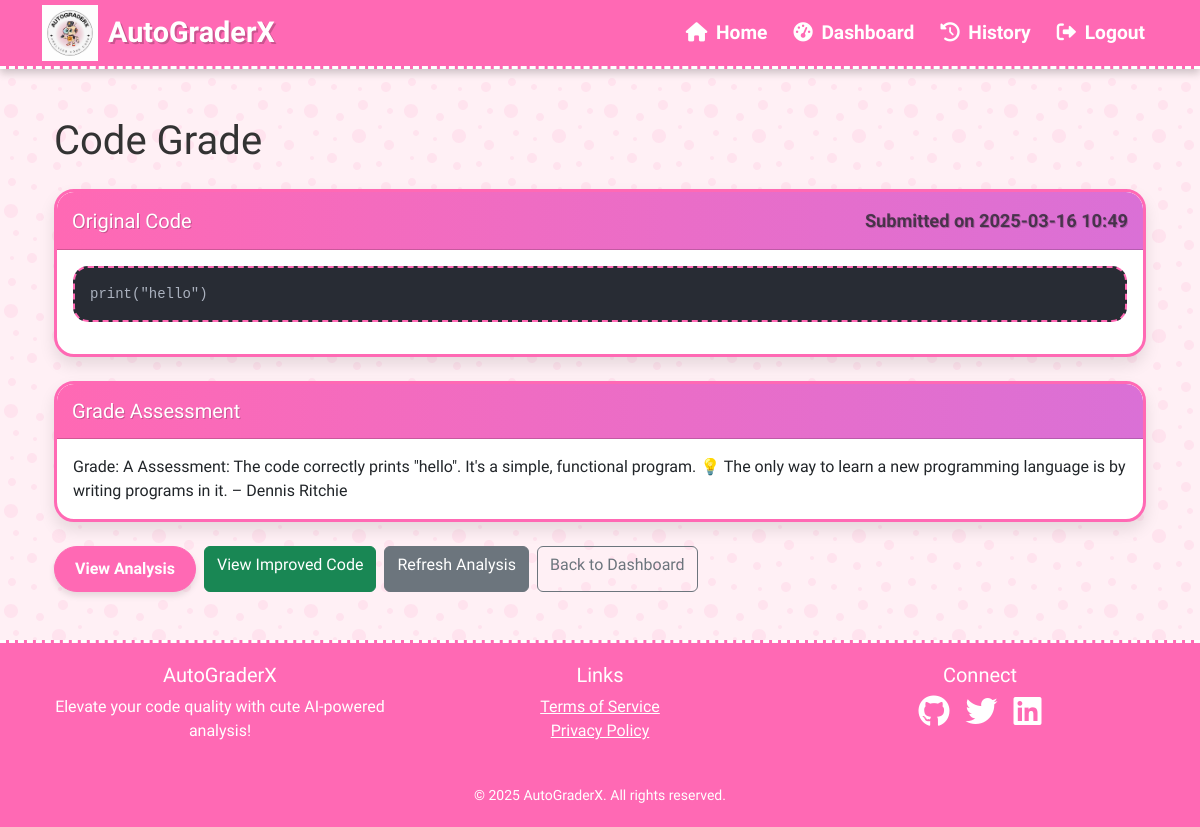
Screenshot of /grade/2 (signed in) with the database file from the repository.
### app.py (models this page shows)
class CodeSubmission(Base):
    __tablename__ = 'submissions'
    id = Column(Integer, primary_key=True)
    code = Column(Text, nullable=False)  # The submitted code
    line_analysis = Column(Text, nullable=True)  # Analysis of code
    restructured_code = Column(Text, nullable=True)  # Improved version of code
    grade = Column(Text, nullable=True)  # Grade and feedback
    timestamp = Column(DateTime, default=datetime.utcnow)  # When code was submitted
    user_id = Column(Integer, ForeignKey('users.id'), nullable=False)  # Who submitted the code
    language = Column(String(50), nullable=True)  # Programming language detected

### app.py (the view)
@app.route('/grade/<int:submission_id>')
@login_required
def view_grade(submission_id):
    user_id = session.get('user_id')
    db_session = None
    try:
        db_session = SessionLocal()
        submission = db_session.query(CodeSubmission).filter_by(id=submission_id, user_id=user_id).first()
        if not submission:
            flash('Submission not found or unauthorized.', 'error')
            return redirect(url_for('dashboard'))
        return render_template('grade.html', submission=submission)
    except Exception as e:
        logger.error(f"View grade error: {str(e)}", exc_info=True)
        flash('An error occurred while loading the grade. Please try again.', 'error')
        return redirect(url_for('dashboard'))
    finally:
        if db_session:
            db_session.close()

### app.py (called while the page is built)
@app.context_processor
def utility_processor():
    def is_logged_in():
        return 'user_id' in session
    return {
        'is_logged_in': is_logged_in,
        'app_name': app.config.get('APP_NAME', 'AutoGraderX'),
        'now': datetime.now()
    }

def is_logged_in():
    return 'user_id' in session

def login_required(f):
    @wraps(f)
    def decorated_function(*args, **kwargs):
        if not is_logged_in():
            flash('Please log in to access this page', 'danger')
            return redirect(url_for('login'))
        return f(*args, **kwargs)
    return decorated_function

### templates/grade.html (shortened to what this page needs)
{% extends 'layout.html' %}
{% block content %}
<div class="container my-4">
    <h1 class="mb-4">Code Grade</h1>
    <div class="card mb-4">
        <div class="card-header d-flex justify-content-between align-items-center">
            <h5 class="mb-0">Original Code</h5>
            <small class="text-muted">Submitted on {{ submission.timestamp.strftime('%Y-%m-%d %H:%M') }}</small>
        </div>
        <div class="card-body">
            <pre><code class="language-python">{{ submission.code }}</code></pre>
        </div>
    </div>
    <div class="card mb-4">
        <div class="card-header">
            <h5 class="mb-0">Grade Assessment</h5>
        </div>
        <div class="card-body">
            {% if "in progress" in submission.grade %}
                <div class="alert alert-info">
                    <div class="d-flex align-items-center">
                        <div class="spinner-border spinner-border-sm me-2" role="status"></div>
                        <span>Grading in progress... This may take a minute.</span>
                    </div>
                </div>
            {% else %}
                <div class="markdown-content">
                    {{ submission.grade | safe }}
                </div>
            {% endif %}
        </div>
    </div>
    <div class="d-flex gap-2 mb-4">
        <a href="{{ url_for('view_analysis', submission_id=submission.id) }}" class="btn btn-primary">View Analysis</a>
        <a href="{{ url_for('view_improved_code', submission_id=submission.id) }}" class="btn btn-success">View Improved Code</a>
        <a href="{{ url_for('refresh_analysis', submission_id=submission.id) }}" class="btn btn-secondary">Refresh Analysis</a>
        <a href="{{ url_for('dashboard') }}" class="btn btn-outline-secondary">Back to Dashboard</a>
    </div>
</div>
{% endblock %}

### templates/layout.html (style rules this page uses)
:root { --primary-color: #FF69B4; --secondary-color: #DA70D6; --success-color: #FF85FF; --light-color: #FFF0F5; --dark-color: #8B008B; --code-bg: #282c34; }
body { font-family: 'Comic Neue', cursive; background-color: #FFF0F5; color: #333; min-height: 100vh; display: flex; flex-direction: column; }
.card { border: none; border-radius: 20px; box-shadow: 0 8px 16px rgba(0, 0, 0, 0.1); transition: transform 0.3s ease, box-shadow 0.3s ease; margin-bottom: 20px; border: 3px solid var(--primary-color); overflow: hidden; }
.card-header { background: linear-gradient(to right, var(--primary-color), var(--secondary-color)); color: white; font-weight: 700; font-size: 1.3rem; border-radius: 17px 17px 0 0 !important; padding: 15px; text-shadow: 1px 1px 0px rgba(0,0,0,0.2); }
.btn-primary { background-color: var(--primary-color); border-color: var(--primary-color); transition: all 0.3s ease; border-radius: 30px; font-weight: bold; padding: 10px 20px; box-shadow: 0 4px 6px rgba(0,0,0,0.1); }
pre { background-color: var(--code-bg); color: #abb2bf; border-radius: 15px; padding: 15px; font-family: 'Fira Code', monospace; overflow-x: auto; border: 2px dashed var(--primary-color); }

### rows the page displays
CodeSubmission: timestamp "2025-03-16 10:49", code "print(\"hello\")", grade "Grade: A Assessment: The code correctly prints \"hello\". It's a simple, functional program. 💡 The only way to learn a new programming language is by writing programs in it. – Dennis Ritchie"
